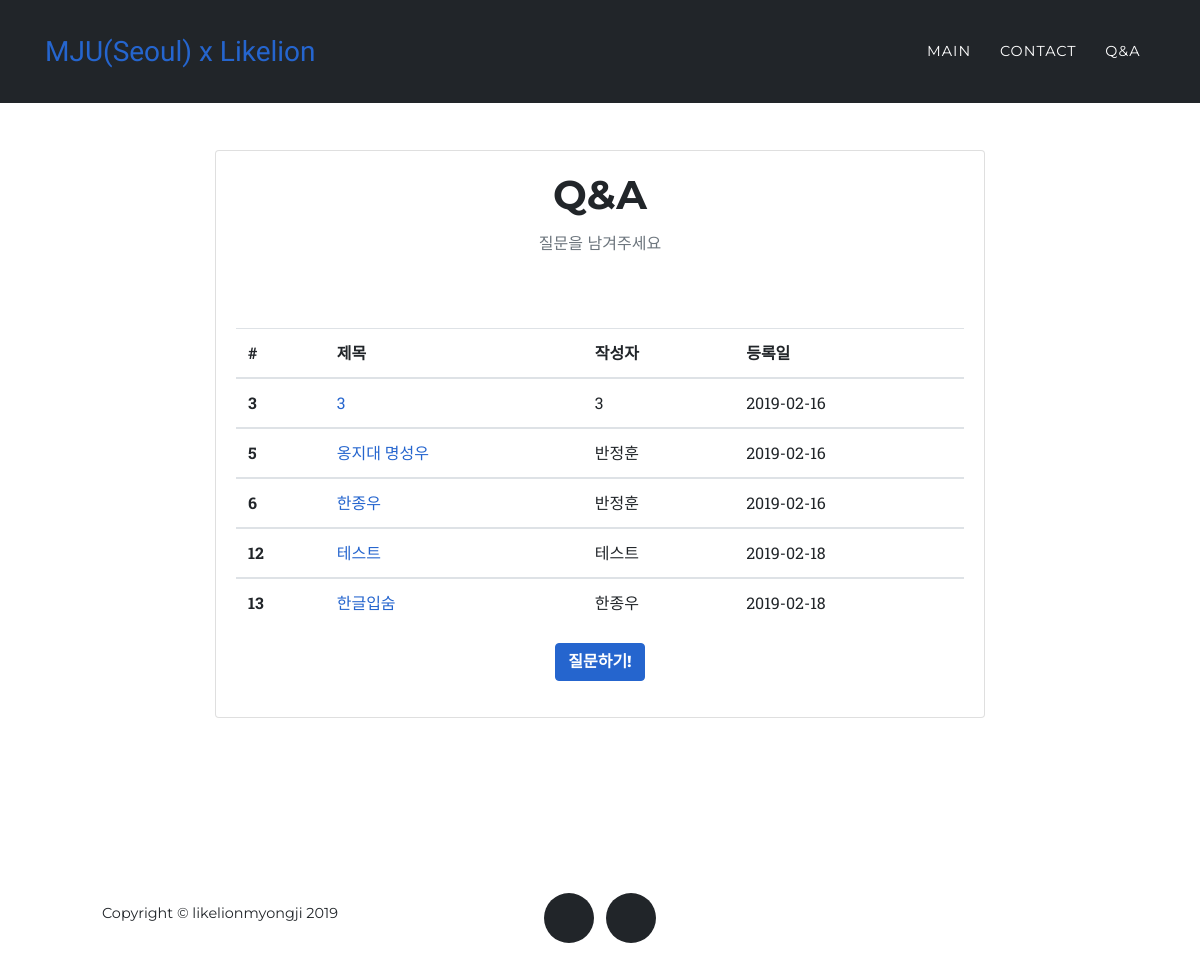
The page /question/ on the database its author committed.
### question/models.py (models this page shows, shortened)
class Question(models.Model):
    title = models.CharField(max_length=200)
    pub_date = models.DateTimeField('date published')
    body = models.TextField()
    writer = models.CharField(max_length=10)
    password = models.CharField(max_length=50)

### question/views.py (the view)
# urls.py: path('question/', question.views.question_list, name='question_list'),
def question_list(request):
    questions = Question.objects
    return render(request, 'question_list.html', {'question':questions})

### question/templates/question_list.html
{% extends 'question_base.html' %}
{% block content %}
<section>
  <div class="container col-md-8">
    <div class="card">
      <div class="card-body">
        <h2 class="section-heading text-uppercase text-center">Q&A</h2>
        <h3 class="section-subheading text-muted text-center">질문을 남겨주세요</h3>
        <table class="table">
          <thead>
            <tr>
              <th scope="col">#</th>
              <th scope="col">제목</th>
              <th scope="col">작성자</th>
              <th scope="col">등록일</th>
            </tr>
          </thead>
          {% for question in question.all %}
            <tbody>
              <tr>
                <th scope="row">{{question.id}}</th>
                <td><a href="{%url 'question_detail' question.id%}">{{question.title}}</a></td>                  <td>{{question.writer}}</td>
                <td>{{question.pub_date|date:"Y-m-d"}}</td>
              </tr>
            </tbody>
          {% endfor %}
        </table>
        <p class = "text-center">
          <a class="btn btn-primary" href="{% url 'question_post'%}" role="button">질문하기!</a>
        </p>
      </div>
    </div>
  </div>
</section>
{% endblock %}

### rows shown on the page
Question: id "3", title "3", writer "3", pub_date "2019-02-16"
Question: id "5", title "옹지대 명성우", writer "반정훈", pub_date "2019-02-16"
Question: id "6", title "한종우", writer "반정훈", pub_date "2019-02-16"
Question: id "12", title "테스트", writer "테스트", pub_date "2019-02-18"
Question: id "13", title "한글입숨", writer "한종우", pub_date "2019-02-18"
